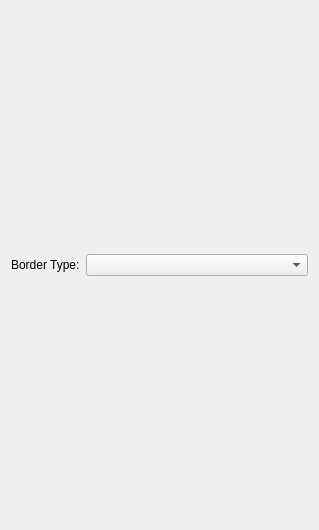
<?xml version="1.0" encoding="UTF-8"?>
<ui version="4.0">
 <class>PluginGui</class>
 <widget class="QWidget" name="PluginGui">
  <property name="geometry">
   <rect>
    <x>0</x>
    <y>0</y>
    <width>319</width>
    <height>530</height>
   </rect>
  </property>
  <property name="windowTitle">
   <string>Form</string>
  </property>
  <layout class="QGridLayout" name="gridLayout">
   <item row="0" column="0">
    <widget class="QLabel" name="borderTypeLabel">
     <property name="sizePolicy">
      <sizepolicy hsizetype="Fixed" vsizetype="Preferred">
       <horstretch>0</horstretch>
       <verstretch>0</verstretch>
      </sizepolicy>
     </property>
     <property name="text">
      <string>&lt;html&gt;&lt;head/&gt;&lt;body&gt;&lt;p&gt;Border Type:&lt;/p&gt;&lt;/body&gt;&lt;/html&gt;</string>
     </property>
     <property name="wordWrap">
      <bool>true</bool>
     </property>
    </widget>
   </item>
   <item row="0" column="1">
    <widget class="QComboBox" name="borderTypeComboBox"/>
   </item>
  </layout>
 </widget>
 <resources/>
 <connections/>
</ui>
